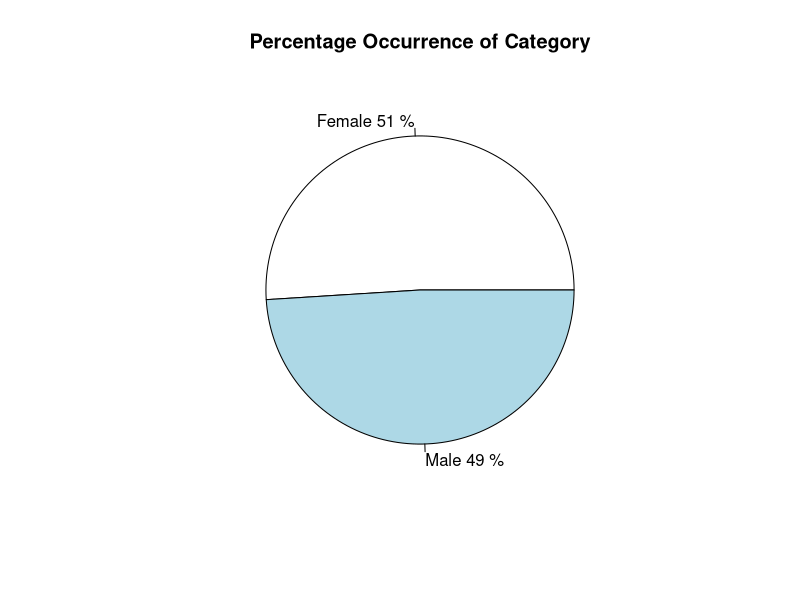
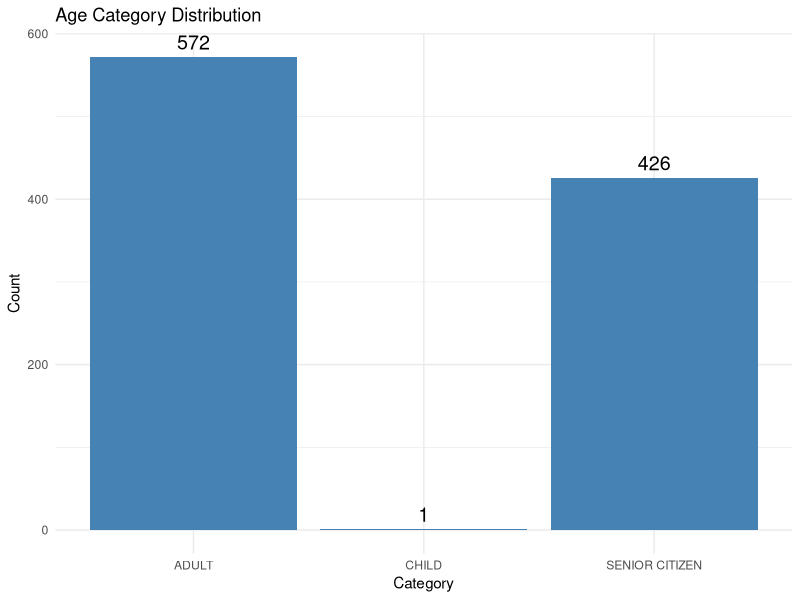
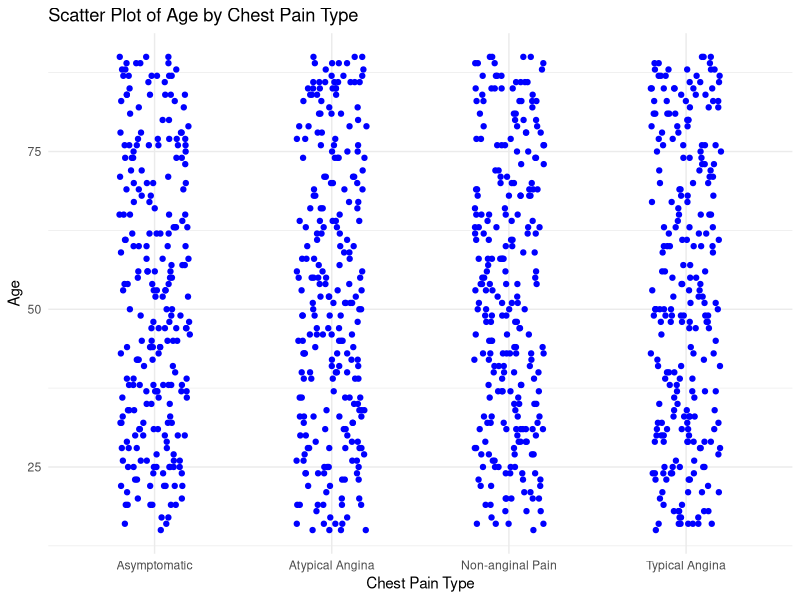
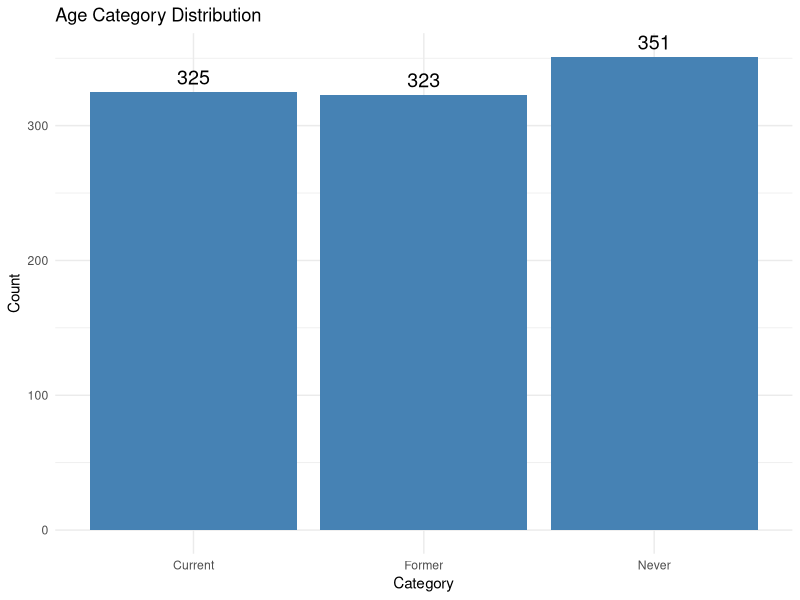
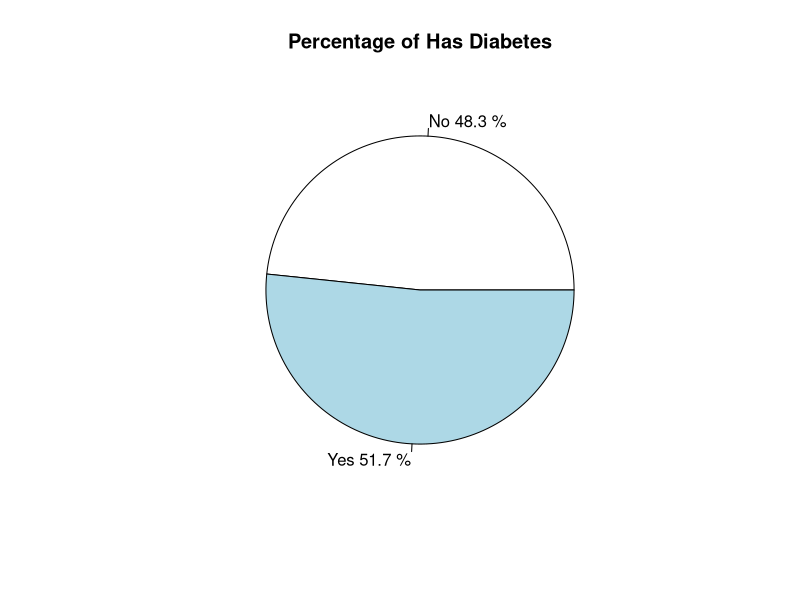
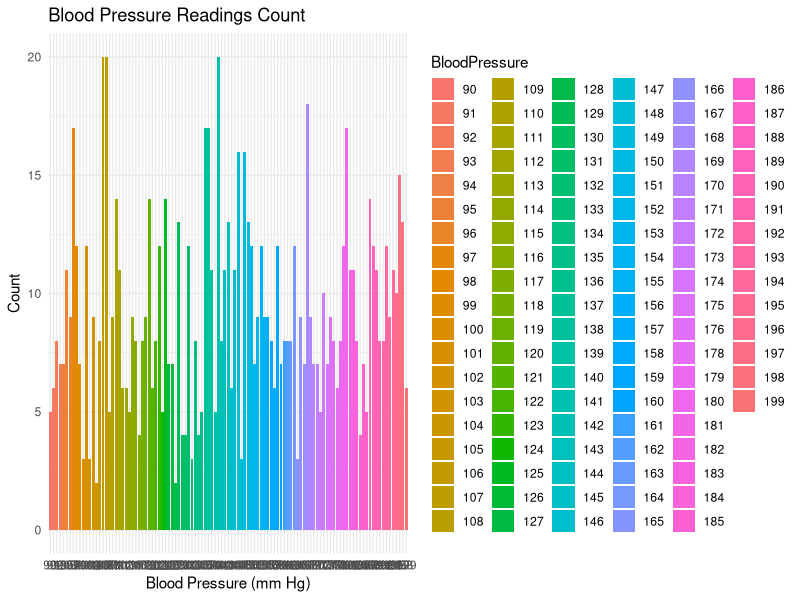

Source code (R) for these figures, in order: (Note: this script raises an error after producing the figures.)
# 1.Reading the CSV file
data = read.csv("Content.csv", header = TRUE)

# Display the first few rows of the data
head(data)

# 2.Reading the CSV file
#data <- read.csv("Content.csv", header = TRUE)

# Display the total number of rows
total_rows <- nrow(data)
print(total_rows)

# 3.Removing rows with NA values
cleaned_data <- na.omit(data)

# Display the cleaned data
print(cleaned_data)

# 4_1.Install the plotrix library if you haven't
install.packages("plotrix")

# Load the library
library(plotrix)

# Read your CSV file
data <- read.csv("Content.csv", header = TRUE)

# Create a frequency table for the specific column
category_counts <- table(data$Gender)

# Calculate the percentage occurrence
category_percent <- prop.table(category_counts) * 100

# Create labels with percentages
labels <- paste(names(category_percent), round(category_percent, 3), "%")

# Plot a pie chart with percentage labels
pie(category_percent, labels = labels, main = "Percentage Occurrence of Category")





# 4_2.Install and load the dplyr package if you haven't already
install.packages("dplyr")
library(dplyr)

# Reading the CSV file
data <- read.csv("Content.csv", header = TRUE)

cleaned_data <- na.omit(data)

# Load necessary libraries
library(dplyr)
library(ggplot2)

# Assuming 'cleaned_data' is your dataset with an 'Age' column
updated_data <- cleaned_data %>%
  mutate(Category = case_when(
    Age <= 18 ~ "CHILD",
    Age <= 65 ~ "ADULT",
    TRUE ~ "SENIOR CITIZEN"  # This will catch all values greater than 65
  ))

# Create a frequency table for the categories
category_counts <- updated_data %>%
  count(Category)

# Plot a bar graph with count labels
ggplot(category_counts, aes(x = Category, y = n)) +
  geom_bar(stat = "identity", fill = "steelblue") +
  geom_text(aes(label = n), vjust = -0.5, size = 5) +  # Add counts above bars
  labs(title = "Age Category Distribution", x = "Category", y = "Count") +
  theme_minimal()



# 4_6.Load the necessary library
library(ggplot2)

# Sample data generation
set.seed(123)  # For reproducibility
n <- 1000  # Number of observations

# Create a data frame with Gender and Age
data <- data.frame(
  ChestPainType = sample(c("Typical Angina", "Atypical Angina", "Non-anginal Pain", "Asymptomatic"), n, replace = TRUE),  # Randomly assigning Gender
  Age = sample(15:90, n, replace = TRUE)  # Random ages between 18 and 70
)

# Create a scatter plot with Gender on the x-axis and Age on the y-axis
ggplot(data, aes(x = ChestPainType, y = Age)) +
  geom_jitter(color = "blue", width = 0.2, height = 0) +  # Use jitter to avoid overplotting
  labs(title = "Scatter Plot of Age by Chest Pain Type",  # Title of the plot
       x = "Chest Pain Type",  # Label for the x-axis
       y = "Age") +  # Label for the y-axis
  theme_minimal()  # Use a minimal theme for a clean look


# 4_5.Load necessary libraries
library(dplyr)
library(ggplot2)

# Assuming 'cleaned_data' is your dataset with an 'Age' column
updated_data <- cleaned_data %>%
  mutate(Category = case_when(
    SmokingStatus == 'Former' ~ "Former",
    SmokingStatus == 'Never' ~ "Never" ,
    SmokingStatus == 'Current' ~ "Current"
  ))

# Create a frequency table for the categories
category_counts <- updated_data %>%
  count(Category)

# Plot a bar graph with count labels
ggplot(category_counts, aes(x = Category, y = n)) +
  geom_bar(stat = "identity", fill = "steelblue") +
  geom_text(aes(label = n), vjust = -0.5, size = 5) +  # Add counts above bars
  labs(title = "Age Category Distribution", x = "Category", y = "Count") +
  theme_minimal()


# 4_4 Has_Diabetics

# Create a frequency table for the Response column
response_counts <- table(cleaned_data$HasDiabetes)

# Calculate the percentage occurrence
response_percent <- prop.table(response_counts) * 100

# Create labels with percentages
labels <- paste(names(response_percent), round(response_percent, 1), "%")

# Plot a pie chart with percentage labels
pie(response_percent, labels = labels, main = "Percentage of Has Diabetes")

#4_7 Blood Pressure

# Read your CSV file
cleaned_data <- read.csv("Content.csv", header = TRUE)

# Create a frequency table and convert it to a data frame
blood_pressure_counts <- as.data.frame(table(cleaned_data$BloodPressure))

# Rename the columns for easier access
colnames(blood_pressure_counts) <- c("BloodPressure", "Count")


# Create the bar chart
ggplot(blood_pressure_counts, aes(x = BloodPressure, y = Count, fill = BloodPressure)) +
  geom_bar(stat = "identity") +
  labs(title = "Blood Pressure Readings Count",
       y = "Count",
       x = "Blood Pressure (mm Hg)") +
  theme_minimal()




# Load necessary libraries
library(ggplot2)

# Read your CSV file
cleaned_data <- read.csv("Content.csv", header = TRUE)

# Define a function to categorize blood pressure
categorize_bp <- function(bp) {
  if (bp < 120) {
    return("Normal")
  } else if (bp >= 130 & bp <= 139) {
    return("Stage 1 Hypertension")
  } else if (bp >= 140 & bp < 160) {
    return("Stage 2 Hypertension")
  } else if (bp >= 160) {
    return("Stage 3 Hypertension")
  } else {
    return("Other")
  }
}

# Apply the categorization function to the Blood Pressure data
Category <- sapply(cleaned_data$BloodPressure(mmHg), categorize_bp)

# Create a frequency table of the categories
category_counts <- as.data.frame(table(cleaned_data$Category, cleaned_data$Age))

# Rename the columns for easier access
colnames(category_counts) <- c("Category", "Age", "Count")

# Create a bar chart with Age on the y-axis and Categories on the x-axis
ggplot(category_counts, aes(x = Category, y = Count, fill = Category)) +
  geom_bar(stat = "identity", position = "dodge") +
  labs(title = "Blood Pressure Categories by Age",
       y = "Count",
       x = "Blood Pressure Category") +
  theme_minimal() +
  facet_wrap(~ Age)  # This line will create a facet for each age group





